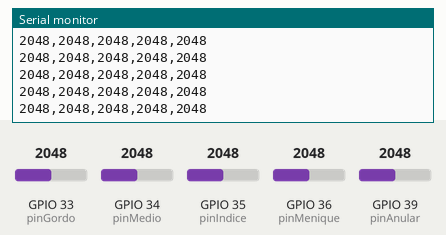
This program was run on a simulated ESP32. Shown: the last lines printed to the serial monitor. Inputs (shaded band) come from the test bench; at power-on: GPIO 33 (pinGordo) = 2048, GPIO 34 (pinMedio) = 2048, GPIO 35 (pinIndice) = 2048, GPIO 36 (pinMenique) = 2048, GPIO 39 (pinAnular) = 2048 (analog values on the 0–4095 scale).

Above: at 2.2 s.
2.3 s: GPIO 33 (pinGordo) set to 2866
At 2.62 s:
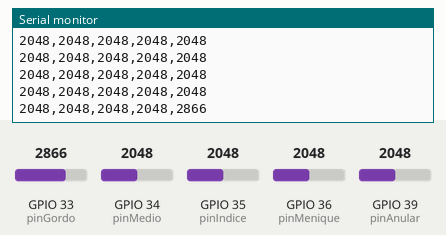
3.8 s: GPIO 34 (pinMedio) set to 2866
At 3.9 s:
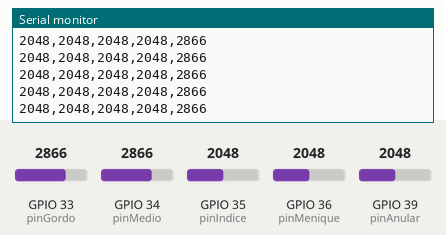
5.3 s: GPIO 35 (pinIndice) set to 2866
At 5.43 s:
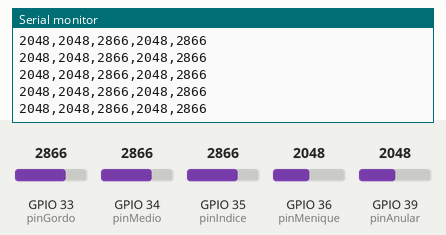
6.8 s: GPIO 36 (pinMenique) set to 2866
At 6.97 s:
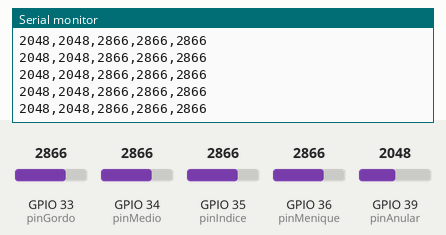
8.3 s: GPIO 39 (pinAnular) set to 2866
At 8.5 s:
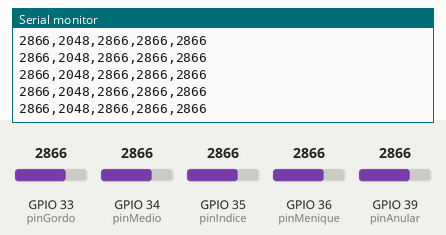
9.8 s: GPIO 33 (pinGordo) set to 3972
At 10.04 s:
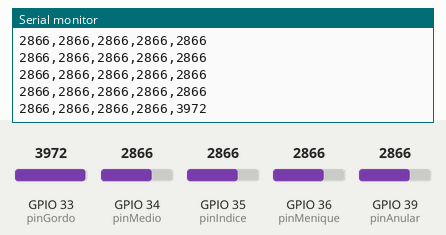
Timing chart, 0 to 12.3 s (numbered marks = the images above; inputs shaded):
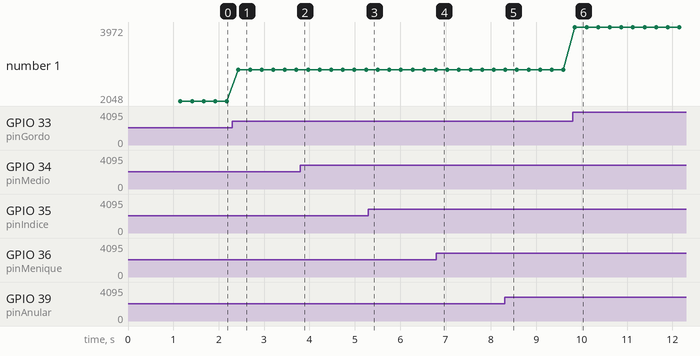

Measured:
- after the input at 2.3 s, the serial monitor: prints a new line after 0.13 s (image 1)
- after the input at 9.8 s, the serial monitor: prints a new line after 0.05 s (image 6)
- plotted number 1: 2048 → 2866 after the input at 2.3 s, 2866 → 3972 after the input at 9.8 s

The program:

main.cpp
```cpp
/**
 * Guante inteligente - Lecturas analógicas continuas por dedo.
 * Pines actualizados a ADC1 (compatibles con Wi-Fi activo)
 * Solo lectura de valores analógicos (sin Firebase).
 */

#include <Arduino.h>

// === Pines del guante (solo ADC1, compatibles con Wi-Fi) ===
const int pinMenique = 36;  // ADC1_CH0
const int pinAnular  = 39;  // ADC1_CH3
const int pinMedio   = 34;  // ADC1_CH6
const int pinIndice  = 35;  // ADC1_CH7
const int pinGordo   = 33;  // ADC1_CH5

// === CONFIGURACIÓN DEL ADC ===
void configurarADC() {
  analogReadResolution(12);       // Rango 0–4095
  analogSetAttenuation(ADC_11db); // Hasta ~3.3V
}

// === LECTURA SUAVIZADA ===
int leerSuavizado(int pin, int muestras = 10) {
  long suma = 0;
  for (int i = 0; i < muestras; i++) {
    suma += analogRead(pin);
    delay(3); // pequeña pausa entre lecturas
  }
  return suma / muestras;
}

// === SETUP ===
void setup() {
  Serial.begin(115200);
  delay(1000);
  configurarADC();

  pinMode(pinMenique, INPUT);
  pinMode(pinAnular,  INPUT);
  pinMode(pinMedio,   INPUT);
  pinMode(pinIndice,  INPUT);
  pinMode(pinGordo,   INPUT);

  Serial.println("=== Lectura continua de sensores flex (valores crudos) ===");
}

// === LOOP PRINCIPAL ===
void loop() {
  int vMenique = leerSuavizado(pinMenique);
  int vAnular  = leerSuavizado(pinAnular);
  int vMedio   = leerSuavizado(pinMedio);
  int vIndice  = leerSuavizado(pinIndice);
  int vGordo   = leerSuavizado(pinGordo);

  // ✅ Enviar en formato CSV compatible con Python
  Serial.printf("%d,%d,%d,%d,%d\n", vMenique, vAnular, vMedio, vIndice, vGordo);

  delay(100); // 10 lecturas por segundo aprox.
}
```
